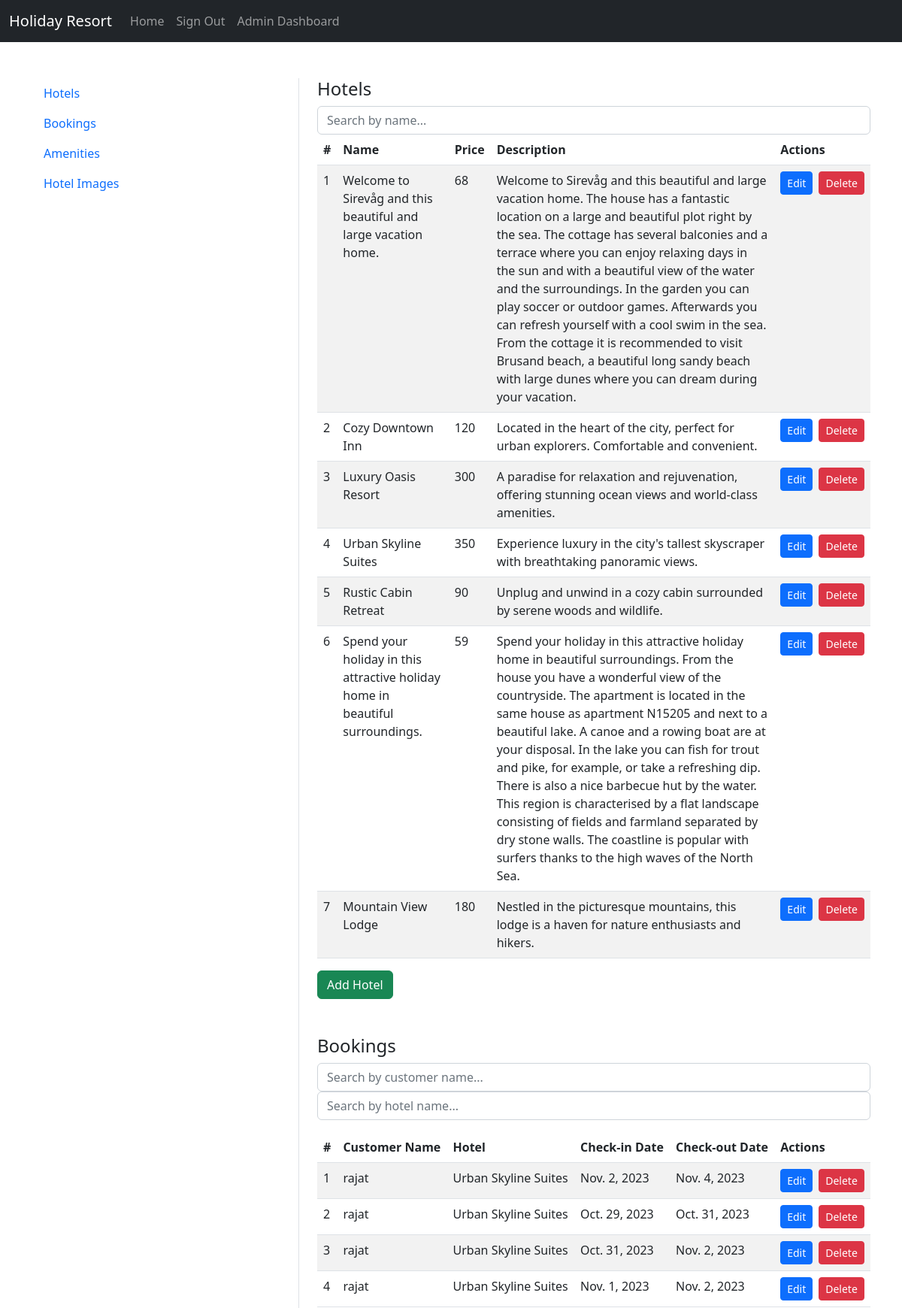
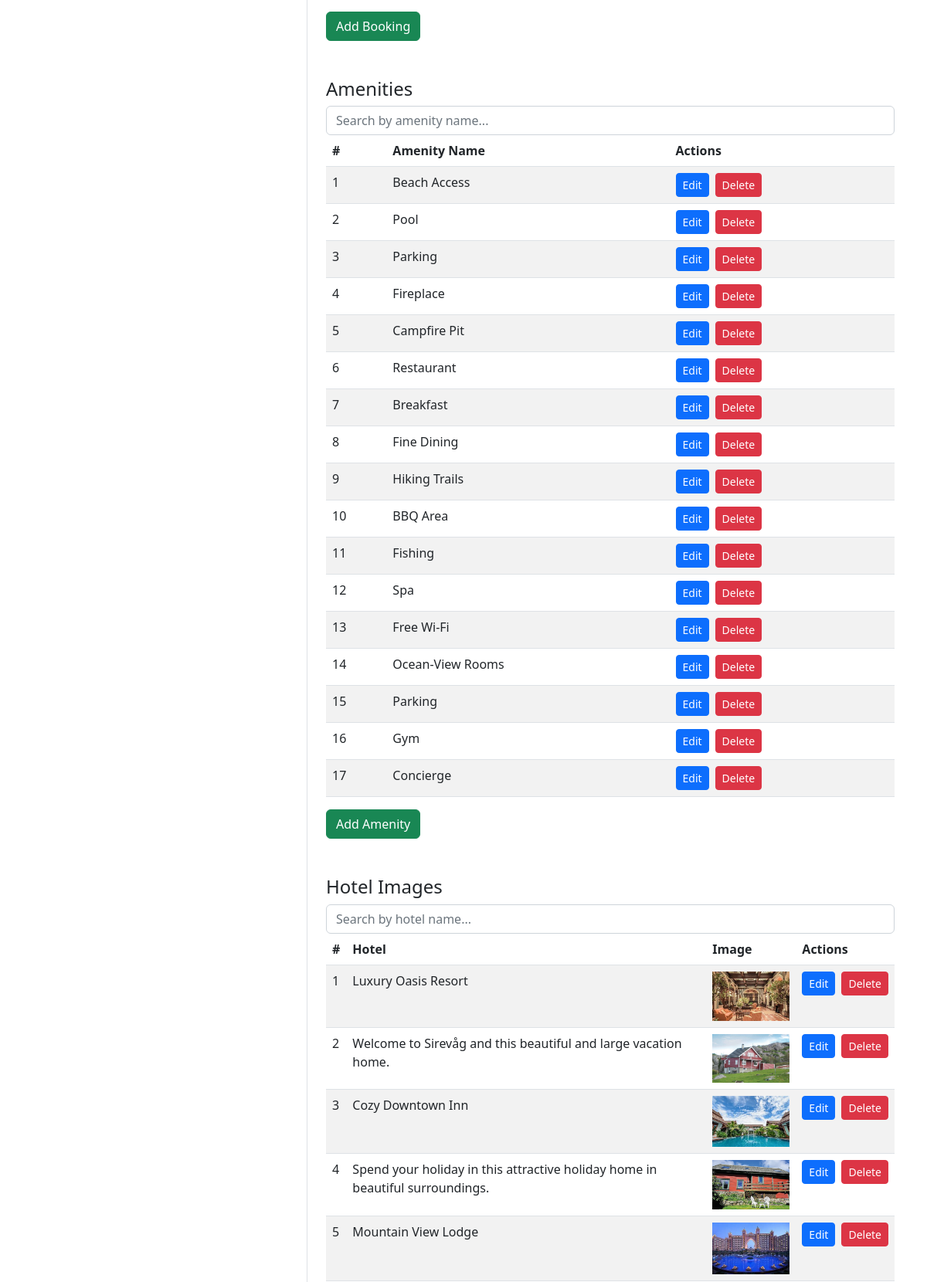
The app's page /myadmin/dashboard/ (signed in, upper part) with its own data (2 pictures, top to bottom).
### home/models.py (models this page shows, shortened)
class BaseModel(models.Model):
    uid = models.UUIDField(default=uuid.uuid4   , editable=False , primary_key=True)
    created_at = models.DateField(auto_now_add=True)
    updated_at = models.DateField(auto_now_add=True)
    class Meta:
        abstract = True
        ordering=['uid']

class Hotel(BaseModel):
    hotel_name= models.CharField(max_length=100)
    hotel_price = models.IntegerField()
    description = models.TextField()
    amenities = models.ManyToManyField(Amenities)
    room_count = models.IntegerField(default=10)

class HotelBooking(BaseModel):
    hotel= models.ForeignKey(Hotel  , related_name="hotel_bookings" , on_delete=models.CASCADE)
    user = models.ForeignKey(User, related_name="user_bookings" , on_delete=models.CASCADE)
    start_date = models.DateField()
    end_date = models.DateField()
    booking_type= models.CharField(max_length=100,choices=(('Pre Paid' , 'Pre Paid') , ('Post Paid' , 'Post Paid')))

class Amenities(BaseModel):
    amenity_name = models.CharField(max_length=100)

class HotelImages(BaseModel):
    hotel= models.ForeignKey(Hotel ,related_name="images", on_delete=models.CASCADE)
    images = models.ImageField(upload_to="hotels")

### home/views.py (the view)
# urls.py: path('myadmin/dashboard/', admin_dashboard, name='admin_dashboard'),
@user_passes_test(is_staff_user)  # Доступ тільки для staff
def admin_dashboard(request):
    hotels = Hotel.objects.all()
    bookings = HotelBooking.objects.all()
    amenities = Amenities.objects.all()
    hotel_images = HotelImages.objects.all()
    if request.method == 'POST':
        if 'hotel_form' in request.POST:
            hotel_form = HotelForm(request.POST)
            if hotel_form.is_valid():
                hotel_form.save()
                messages.success(request, 'Готель успішно додано!')
                return redirect('home/admin_dashboard')
        elif 'booking_form' in request.POST:
            booking_form = HotelBookingForm(request.POST)
            if booking_form.is_valid():
                booking_form.save()
                messages.success(request, 'Бронювання успішно додано!')
                return redirect('home/admin_dashboard')
        elif 'amenities_form' in request.POST:
            amenities_form = AmenitiesForm(request.POST)
            if amenities_form.is_valid():
                amenities_form.save()
                messages.success(request, 'Зручність успішно додано!')
                return redirect('home/admin_dashboard')
        elif 'hotel_images_form' in request.POST:
            hotel_images_form = HotelImagesForm(request.POST, request.FILES)
            if hotel_images_form.is_valid():
                hotel_images_form.save()
                messages.success(request, 'Зображення готелю успішно додано!')
                return redirect('home/admin_dashboard')
    else:
        hotel_form = HotelForm()
        booking_form = HotelBookingForm()
        amenities_form = AmenitiesForm()
        hotel_images_form = HotelImagesForm()
    context = {
        'hotels': hotels,
        'bookings': bookings,
        'amenities': amenities,
        'hotel_images': hotel_images,
        'hotel_form': hotel_form,
        'booking_form': booking_form,
        'amenities_form': amenities_form,
        'hotel_images_form': hotel_images_form,
    }
    return render(request, 'home/admin_dashboard.html', context)

### home/forms.py
class HotelForm(forms.ModelForm):
    class Meta:
        model = Hotel
        fields = ['hotel_name', 'hotel_price', 'description', 'amenities', 'room_count']
        widgets = {
            'amenities': forms.CheckboxSelectMultiple(),  # Відображення для ManyToMany поля
        }

class HotelBookingForm(forms.ModelForm):
    class Meta:
        model = HotelBooking
        fields = ['hotel', 'user', 'start_date', 'end_date', 'booking_type']
        widgets = {
            'user': forms.Select(),  # Вибір користувача
            'hotel': forms.Select(),  # Вибір готелю
        }

### home/views.py (called while the page is built)
def is_staff_user(user):
    return user.is_staff

### templates/home/admin_dashboard.html (shortened to what this page needs)
{% extends 'home/base.html' %}
{% block body %}
<div class="container mt-5">
    <div class="row">
        <div class="col-4">
            <nav id="navbar-example3" class="h-100 flex-column align-items-stretch pe-4 border-end">
                <nav class="nav nav-pills flex-column">
                    <a class="nav-link" href="#hotels">Hotels</a>
                    <a class="nav-link" href="#bookings">Bookings</a>
                    <a class="nav-link" href="#amenities">Amenities</a>
                    <a class="nav-link" href="#hotel-images">Hotel Images</a>
                </nav>
            </nav>
        </div>
        <div class="col-8">
            <div data-bs-spy="scroll" data-bs-target="#navbar-example3" data-bs-smooth-scroll="true" class="scrollspy-example-2" tabindex="0">
                <div id="hotels" class="mb-5">
                    <h4>Hotels</h4>
                    <input type="text" class="form-control search-input" id="hotelSearch" placeholder="Search by name...">
                    <table class="table table-striped" id="hotelTable">
                        <thead>
                        <tr>
                            <th>#</th>
                            <th>Name</th>
                            <th>Price</th>
                            <th>Description</th>
                            <th>Actions</th>
                        </tr>
                        </thead>
                        <tbody>
                        {% for hotel in hotels %}
                        <tr>
                            <td>{{ forloop.counter }}</td>
                            <td>{{ hotel.hotel_name }}</td>
                            <td>{{ hotel.hotel_price }}</td>
                            <td>{{ hotel.description }}</td>
                            <td>
                                <div class="d-flex">
                                    <a href="{% url 'hotel_update' hotel.uid %}" class="btn btn-sm btn-primary me-2">Edit</a>
                                    <a href="{% url 'hotel_delete' hotel.uid %}" class="btn btn-sm btn-danger">Delete</a>
                                </div>
                            </td>
                        </tr>
                        {% endfor %}
                        </tbody>
                    </table>
                    <a href="{% url 'hotel_create' %}" class="btn btn-success">Add Hotel</a>
                </div>
                <div id="bookings" class="mb-5">
                    <h4>Bookings</h4>
                    <div class="mb-3">
                        <input type="text" class="form-control search-input" id="customerSearch" placeholder="Search by customer name...">
                        <input type="text" class="form-control search-input" id="hotelBookingSearch" placeholder="Search by hotel name...">
                    </div>
                    <table class="table table-striped" id="bookingTable">
                        <thead>
                        <tr>
                            <th>#</th>
                            <th>Customer Name</th>
                            <th>Hotel</th>
                            <th>Check-in Date</th>
                            <th>Check-out Date</th>
                            <th>Actions</th>
                        </tr>
                        </thead>
                        <tbody>
                        {% for booking in bookings %}
                        <tr>
                            <td>{{ forloop.counter }}</td>
                            <td>{{ booking.user.username }}</td>
                            <td>{{ booking.hotel.hotel_name }}</td>
                            <td>{{ booking.start_date }}</td>
                            <td>{{ booking.end_date }}</td>
                            <td>
                                <div class="d-flex">
                                    <a href="{% url 'booking_update' booking.uid %}" class="btn btn-sm btn-primary me-2">Edit</a>
                                    <a href="{% url 'booking_delete' booking.uid %}" class="btn btn-sm btn-danger">Delete</a>
                                </div>
                            </td>
                        </tr>
                        {% endfor %}
                        </tbody>
                    </table>
                    <a href="{% url 'booking_create' %}" class="btn btn-success">Add Booking</a>
                </div>
                <div id="amenities" class="mb-5">
                    <h4>Amenities</h4>
                    <input type="text" class="form-control search-input" id="amenitySearch" placeholder="Search by amenity name...">
                    <table class="table table-striped" id="amenityTable">
                        <thead>
                        <tr>
                            <th>#</th>
                            <th>Amenity Name</th>
                            <th>Actions</th>
                        </tr>
                        </thead>
                        <tbody>
                        {% for amenity in amenities %}
                        <tr>
                            <td>{{ forloop.counter }}</td>
                            <td>{{ amenity.amenity_name }}</td>
                            <td>
                                <div class="d-flex">
                                    <a href="{% url 'amenities_update' amenity.uid %}" class="btn btn-sm btn-primary me-2">Edit</a>
                                    <a href="{% url 'amenities_delete' amenity.uid %}" class="btn btn-sm btn-danger">Delete</a>
                                </div>
                            </td>
                        </tr>
                        {% endfor %}
                        </tbody>
                    </table>
                    <a href="{% url 'amenities_create' %}" class="btn btn-success">Add Amenity</a>
                </div>
                <div id="hotel-images" class="mb-5">
                    <h4>Hotel Images</h4>
                    <input type="text" class="form-control search-input" id="hotelImageSearch" placeholder="Search by hotel name...">
                    <table class="table table-striped" id="hotelImageTable">
                        <thead>
                        <tr>
                            <th>#</th>
                            <th>Hotel</th>
                            <th>Image</th>
                            <th>Actions</th>
                        </tr>
                        </thead>
                        <tbody>
                        {% for image in hotel_images %}
                        <tr>
                            <td>{{ forloop.counter }}</td>
                            <td>{{ image.hotel.hotel_name }}</td>
                            <td><img src="{{ image.images.url }}" alt="{{ image.hotel.hotel_name }}" style="width: 100px; height: auto;"></td>                            <td>
                                <div class="d-flex">
                                    <a href="{% url 'hotel_images_update' image.pk %}" class="btn btn-sm btn-primary me-2">Edit</a>
                                    <a href="{% url 'hotel_images_delete' image.pk %}" class="btn btn-sm btn-danger">Delete</a>
                                </div>
                            </td>
                        </tr>
                        {% endfor %}
                        </tbody>
                    </table>
                </div>
            </div>
        </div>
    </div>
</div>
{% endblock %}

### templates/home/base.html (shortened to what this page needs)
<!doctype html>
<html lang="en">
<head>
  <link href="https://cdn.jsdelivr.net/npm/bootstrap@5.2.3/dist/css/bootstrap.min.css" rel="stylesheet"
>
</head>
<body>
  <header>
    <nav class="navbar navbar-expand-lg navbar-dark">
      <div class="container-fluid">
        <a class="navbar-brand" href="{% url 'index' %}">Holiday Resort</a>
        <div class="collapse navbar-collapse" id="navbarSupportedContent">
          <ul class="navbar-nav me-auto mb-2 mb-sm-0">
            <li class="nav-item">
              <a class="nav-link" aria-current="page" href="{% url 'index' %}">Home</a>
            </li>
            {% if request.user.is_authenticated %}
              <li class="nav-item">
                <a class="nav-link" href="{% url 'signout' %}">Sign Out</a>
              </li>
              {% if request.user.is_staff %}
                <li class="nav-item">
                  <a class="nav-link" href="{% url 'admin_dashboard' %}">Admin Dashboard</a>
                </li>
              {% endif %}
            {% endif %}
          </ul>
        </div>
      </div>
    </nav>
  </header>
  <main class="flex-grow-1">
    {% block body %}{% endblock body %}
  </main>
 <link href="https://cdn.jsdelivr.net/npm/bootstrap@5.2.3/dist/css/bootstrap.min.css" rel="stylesheet">
</body>
</html>

### templates/home/base.html (style rules this page uses)
body { background-color: #f0f0f0; color: #343a40; font-family: 'Roboto', sans-serif; font-size: 1.1rem; display: flex; flex-direction: column; min-height: 100vh; }
.navbar { background-color: #212529; }
.navbar-brand, .nav-link { color: #ffffff; }
.btn { background-color: #000000; color: #ffffff; }

### records on screen
Hotel: hotel_name "Welcome to Sirevåg and this beautiful and large vacation home.", hotel_price "68", description "Welcome to Sirevåg and this beautiful and large vacation home. The house has a fantastic location on a large and beautiful plot right by the sea. The cottage has several balconies and a terrace where you can enjoy relaxing days in the sun and with a beautiful view of the water and the surroundings. In the garden you can play soccer or outdoor games. Afterwards you can refresh yourself with a cool swim in the sea. From the cottage it is recommended to visit Brusand beach, a beautiful long sandy beach with large dunes where you can dream during your vacation."
Hotel: hotel_name "Cozy Downtown Inn", hotel_price "120", description "Located in the heart of the city, perfect for urban explorers. Comfortable and convenient."
Hotel: hotel_name "Luxury Oasis Resort", hotel_price "300", description "A paradise for relaxation and rejuvenation, offering stunning ocean views and world-class amenities."
Hotel: hotel_name "Urban Skyline Suites", hotel_price "350", description "Experience luxury in the city's tallest skyscraper with breathtaking panoramic views."
Hotel: hotel_name "Rustic Cabin Retreat", hotel_price "90", description "Unplug and unwind in a cozy cabin surrounded by serene woods and wildlife."
Hotel: hotel_name "Spend your holiday in this attractive holiday home in beautiful surroundings.", hotel_price "59", description "Spend your holiday in this attractive holiday home in beautiful surroundings. From the house you have a wonderful view of the countryside. The apartment is located in the same house as apartment N15205 and next to a beautiful lake. A canoe and a rowing boat are at your disposal. In the lake you can fish for trout and pike, for example, or take a refreshing dip. There is also a nice barbecue hut by the water. This region is characterised by a flat landscape consisting of fields and farmland separated by dry stone walls. The coastline is popular with surfers thanks to the high waves of the North Sea."
Hotel: hotel_name "Mountain View Lodge", hotel_price "180", description "Nestled in the picturesque mountains, this lodge is a haven for nature enthusiasts and hikers."
HotelBooking: user.username "rajat", hotel.hotel_name "Urban Skyline Suites", start_date "Nov. 2, 2023", end_date "Nov. 4, 2023"
HotelBooking: user.username "rajat", hotel.hotel_name "Urban Skyline Suites", start_date "Oct. 29, 2023", end_date "Oct. 31, 2023"
HotelBooking: user.username "rajat", hotel.hotel_name "Urban Skyline Suites", start_date "Oct. 31, 2023", end_date "Nov. 2, 2023"
HotelBooking: user.username "rajat", hotel.hotel_name "Urban Skyline Suites", start_date "Nov. 1, 2023", end_date "Nov. 2, 2023"
Amenities: amenity_name "Beach Access"
Amenities: amenity_name "Pool"
Amenities: amenity_name "Parking"
Amenities: amenity_name "Fireplace"
Amenities: amenity_name "Campfire Pit"
Amenities: amenity_name "Restaurant"
Amenities: amenity_name "Breakfast"
Amenities: amenity_name "Fine Dining"
Amenities: amenity_name "Hiking Trails"
Amenities: amenity_name "BBQ Area"
Amenities: amenity_name "Fishing"
Amenities: amenity_name "Spa"
Amenities: amenity_name "Free Wi-Fi"
Amenities: amenity_name "Ocean-View Rooms"
Amenities: amenity_name "Parking"
Amenities: amenity_name "Gym"
Amenities: amenity_name "Concierge"
HotelImages: hotel.hotel_name "Luxury Oasis Resort", images (picture)
HotelImages: hotel.hotel_name "Welcome to Sirevåg and this beautiful and large vacation home.", images (picture)
HotelImages: hotel.hotel_name "Cozy Downtown Inn", images (picture)
HotelImages: hotel.hotel_name "Spend your holiday in this attractive holiday home in beautiful surroundings.", images (picture)
HotelImages: hotel.hotel_name "Mountain View Lodge", images (picture)
